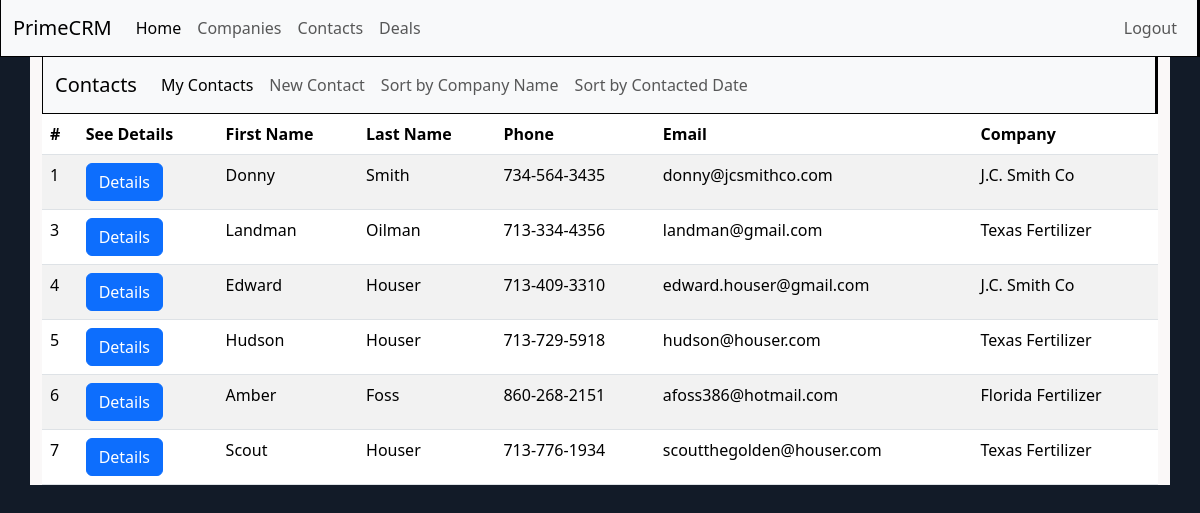
Page /crm/ (signed in) on the committed database.
### crm/models.py (models this page shows, shortened)
class Contact(models.Model):
    firstname = models.CharField(max_length=100)
    lastname = models.CharField(max_length=100)
    phone = models.CharField(max_length=50, blank=True, null=True)
    email = models.EmailField(unique=True)
    company = models.ForeignKey(Company, on_delete=models.CASCADE)
    birthday = models.DateField(auto_now=False, auto_now_add=False)
    lastcontactdate = models.DateField(auto_now=False, auto_now_add=False)
    notes = models.TextField()
    addressLineOne = models.CharField(max_length=100, blank=True, null=True)
    city = models.CharField(max_length=50, blank=True, null=True)
    stateProv = models.CharField(max_length=50, blank=True, null=True)
    zipcode = models.CharField(max_length=20, blank=True, null=True)
    author = models.ForeignKey(User, on_delete=models.CASCADE, null=True, blank=True)

class Company(models.Model):
    name = models.CharField(max_length=100)
    industry = models.CharField(max_length=100, blank=True, null=True)
    phone = models.CharField(max_length=50, blank=True, null=True)
    notes = models.TextField()
    addressLineOne = models.CharField(max_length=100, blank=True, null=True)
    city = models.CharField(max_length=50, blank=True, null=True)
    stateProv = models.CharField(max_length=50, blank=True, null=True)
    zipcode = models.CharField(max_length=20, blank=True, null=True)
    author = models.ForeignKey(User, on_delete=models.CASCADE, null=True, blank=True)
    def __str__(self):
        return self.name

### crm/views.py (the view)
# urls.py: path("", views.ContactList.as_view(), name="contact_list"),
class ContactList(ListView):
    template_name = "crm/contactlist.html"
    model = Contact
    def get_queryset(self):
        logged_user = self.request.user
        return Contact.objects.filter(author = logged_user)

### templates/crm/contactlist.html (shortened to what this page needs)
{% extends 'base.html' %}
{% block content %}
{% include 'crm/contactnavbar.html' %}
<table class="table table-striped table-responsive">
  <thead>
    <tr>
      <th scope="col">#</th>
      <th scope="col">See Details</th>
      <th scope="col">First Name</th>
      <th scope="col">Last Name </th>
      <th scope="col">Phone</th>
      <th scope="col">Email</th>
      <th scope="col">Company</th>
    </tr>
  </thead>
  <tbody>
    {% for contact in contact_list %}
    <tr>
      <td>{{contact.id}}</td>
      <td><a href=" {% url 'contactdetail' contact.id %}" class="btn btn-primary"> Details </a></td>
      <td>{{contact.firstname}}</td>
      <td>{{contact.lastname}}</td>
      <td>{{contact.phone}}</td>
      <td>{{contact.email}}</td>
      <td>{{contact.company}}</td>
    </tr>
    {% endfor %}
  </tbody>
</table>
{% endblock content %}

### templates/base.html (shortened to what this page needs)
{% load static %}
<!DOCTYPE html>
<html lang="en">
<head>
    <link href="https://cdn.jsdelivr.net/npm/bootstrap@5.3.7/dist/css/bootstrap.min.css" rel="stylesheet">
    <link rel="stylesheet" href="https://cdn.jsdelivr.net/npm/bootstrap-icons@1.9.0/font/bootstrap-icons.css">
    <link rel="stylesheet" href="{% static 'css/base.css' %}">
</head>
<body>
    {% include 'navbar.html' %}
    <div class="container">
    {% block content %} {% endblock content %}
    </div>
</body>
</html>

### templates/navbar.html (shortened to what this page needs)
<nav class="navbar navbar-expand-lg bg-body-tertiary">
  <div class="container-fluid">
    <a class="navbar-brand" href="#">PrimeCRM</a>
    <div class="collapse navbar-collapse" id="navbarNavAltMarkup">
      <div class="navbar-nav">
        <a class="nav-link active" aria-current="page" href="{% url 'home' %}">Home</a>
        {% if user.is_authenticated %}
          <a class="nav-link" href="{% url 'company_list' %}">Companies</a>
          <a class="nav-link" href="{% url 'contact_list' %}">Contacts</a>
          <a class="nav-link" href="{% url 'deal_list' %}">Deals</a>
        {% else %}
          <a class="nav-link" href="{% url 'features' %}">Features</a>
        {% endif %}
      </div>
      <div class="navbar-nav ms-auto">
        {% if user.is_authenticated %}
          <a class="nav-link btn btn-primary" href="{% url 'logout' %}">Logout</a>
        {% else %}
          <a class="nav-link btn btn-primary" href="{% url 'login' %}">Log In</a>
        {% endif %}
      </div>
    </div>
  </div>
</nav>

### templates/crm/contactnavbar.html (shortened to what this page needs)
<nav class="navbar navbar-expand-lg bg-body-tertiary">
  <div class="container-fluid">
    <a class="navbar-brand" href="#">Contacts</a>
    <div class="collapse navbar-collapse" id="navbarNavAltMarkup">
      <div class="navbar-nav">
        <a class="nav-link active" aria-current="page" href="{% url 'contact_list' %}">My Contacts</a>
        <a class="nav-link" href="{% url 'contact_new' %}"> New Contact </a>
        <a class="nav-link" href="{% url 'contact_bycompany' %}">Sort by Company Name</a>
        <a class="nav-link" href="{% url 'contact_lastcontacted' %}">Sort by Contacted Date</a>
      </div>
    </div>
  </div>
</nav>

### static/css/base.css (style rules this page uses)
body { background-color: #121b28 }
.container { background-color: rgb(250, 248, 248) }
.navbar { background-color: rgb(206, 206, 210); border-bottom: 1px solid black; border-left: 1px solid black; border-right: 3px solid black; }

### rows in the picture
Contact: id "1", firstname "Donny", lastname "Smith", phone "734-564-3435", email "donny@jcsmithco.com", company "J.C. Smith Co"
Contact: id "3", firstname "Landman", lastname "Oilman", phone "713-334-4356", email "landman@gmail.com", company "Texas Fertilizer"
Contact: id "4", firstname "Edward", lastname "Houser", phone "713-409-3310", email "edward.houser@gmail.com", company "J.C. Smith Co"
Contact: id "5", firstname "Hudson", lastname "Houser", phone "713-729-5918", email "hudson@houser.com", company "Texas Fertilizer"
Contact: id "6", firstname "Amber", lastname "Foss", phone "860-268-2151", email "afoss386@hotmail.com", company "Florida Fertilizer"
Contact: id "7", firstname "Scout", lastname "Houser", phone "713-776-1934", email "scoutthegolden@houser.com", company "Texas Fertilizer"
